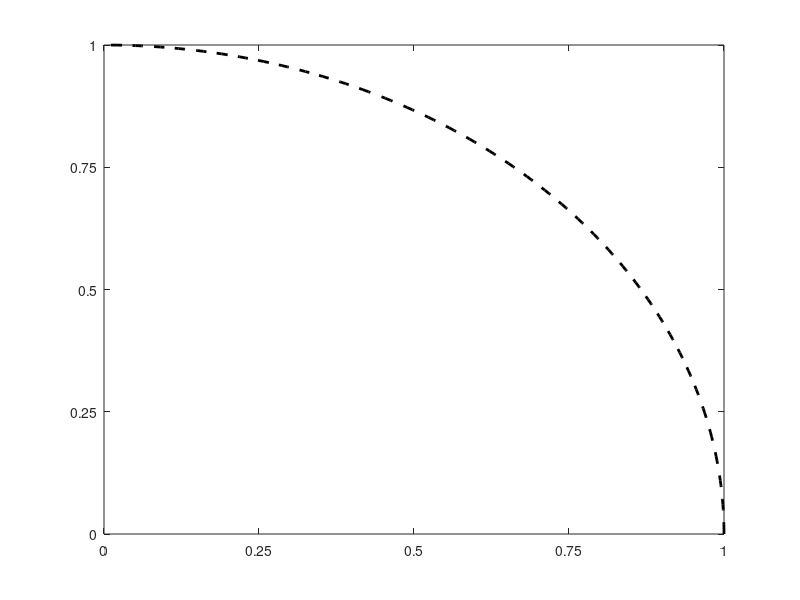

Reproduce this figure in MATLAB. (Note: this script raises an error after producing the figure.)
%% Real (lambd
th = 0:.01:pi/2;
plot(cos(th),sin(th),'k--','LineWidth',2);
xticks(0:0.25:1); yticks(0:0.25:1);
hold on;
for ens_num = 90:10:120
    plotEig = strcat('Y:\rawdata\Sandia_cavity\DMD\Convergence\Rank100\eigval_',int2str(ens_num),'.mat');
    load(plotEig);
   
           
        plot(real(dmd_eval),imag(dmd_eval),'*','LineWidth',2); xlim([0.51 1.1]), ylim([0.01 0.51])
  
    
    set(gca,'fontsize',18,'FontWeight','Bold','LineWidth',2);
    pbaspect([1 1 1]), xlabel('Real(\lambda)','FontSize',25), ylabel('Imag(\lambda)','FontSize',25)
    set(gcf,'Position',[0 0 800 800]) 
end
lgd = legend('Unit circle','90 runs','100 runs','110 runs','120 runs')
lgd.FontSize = 14;
%%
clear all;
[L,D,Ma,Uinf,Fs,N,Nb] = load_parameters(1);
for ens_num = 90:10:110
    plotMode = strcat('Y:\rawdata\Sandia_cavity\DMD\Convergence\Rank100\Phi_',int2str(ens_num),'.mat');
    load(plotMode);
    plotFreq = strcat('Y:\rawdata\Sandia_cavity\DMD\Convergence\Rank100\freq_',int2str(ens_num),'.txt');
    dmd_freq = load(plotFreq);
    dmd_mode1 = dmd_mode;
    clear dmd_mode;
    plotMode = strcat('Y:\rawdata\Sandia_cavity\DMD\Convergence\Rank100\Phi_',int2str(ens_num+10),'.mat');
    load(plotMode);
    dmd_mode2 = dmd_mode;
    dot_mode = abs(dot(dmd_mode1,dmd_mode2,1));
    dot_mode = dot_mode';
    for mode_ind = 1:50
        dot_mode(mode_ind) = dot_mode(mode_ind)/(norm(dmd_mode1(:,mode_ind))*norm(dmd_mode2(:,mode_ind)));
    end
    if ens_num == 90
        plot(dmd_freq*D/Uinf,dot_mode,'o','LineWidth',2);
    elseif ens_num == 100
        plot(dmd_freq*D/Uinf,dot_mode,'s','LineWidth',2);
    else
        plot(dmd_freq*D/Uinf,dot_mode,'^','LineWidth',2);
    end
    hold on;
    set(gca,'fontsize',18,'FontWeight','Bold','LineWidth',2);
    pbaspect([1 1 1]), xlabel('St_D','FontSize',25), ylabel('<\Phi_N_1.\Phi_N_2>/(|\Phi_N_1| |\Phi_N_2|)','FontSize',25)
    set(gcf,'Position',[0 0 800 800])
end
freq_ros = Ros_freq(Ma,4,L);
std_ros = freq_ros*D/Uinf;
plot([std_ros(1) std_ros(1)],[0 1.1],'--',[std_ros(2) std_ros(2)],[0 1.1],'--',[std_ros(3) std_ros(3)],[0 1.1],'--',[std_ros(4) std_ros(4)],[0 1.1],'--','LineWidth',2);
xlim([0 0.5]), ylim([0 1.1])
xticks(0:0.1:0.5); yticks(0:0.25:1);
lgd = legend('90-100','100-110','110-120');
lgd.FontSize = 14;
%%
clear all;
close all;
%2 6 9: indices
[L,D,Mach,Uinf,Fs,N,Nb] = load_parameters(1);
ens_num = 110;
plotMode = strcat('Y:\rawdata\Sandia_cavity\DMD\Convergence\Phi_',int2str(ens_num),'.mat');
    load(plotMode);
[x1,y1,Uphi,Vphi] = cont_plot_uv(real(dmd_mode(:,13)));
l1 = abs(max(max(Vphi))); %Vphi or Uphi
l2 = abs(min(min(Vphi))); %Vphi or Uphi
l = max(l1,l2);
contourf(x1/D,y1/D,Vphi',100,'LineStyle','none'); %Vphi or Uphi
caxis([-l l]);%pick l1 or l2 (larger of the two)
colormap(redblue)
set(gca,'FontSize',24,'FontWeight','Bold','LineWidth',2);
colormap(redblue)
%c = colorbar;
%c.LineWidth = 2;
% depending on location
%xlabel('x/D','FontSize',40,'FontWeight','Bold'), %depending on location 
%ylabel('y/D','FontSize',40,'FontWeight','Bold'), %location on paper
set(gcf,'Position',[0 0 1200 540])
xlim([-0.2 5.2]), ylim([-1.1 1.1])
pbaspect([5.4 2.2 1])
xticks(0:1:5), yticks(-1:1:1)
line([-0.1 0 0 0 0 5 5 5 5 5.1],[0 0 -1 0 -1 -1 -1 0 0 0],'Color',[0 0 0],'LineWidth',2)
hold off
%%
clear all;
close all;
[L,D,Mach,Uinf,Fs,N,Nb] = load_parameters(1);
for ens_num = 110:110
    plotMode = strcat('Y:\rawdata\Sandia_cavity\DMD\Convergence\Rank385\Phi_',int2str(ens_num),'.mat');
    load(plotMode);
    plotFreq = strcat('Y:\rawdata\Sandia_cavity\DMD\Convergence\Rank385\freq_',int2str(ens_num),'.txt');
    dmd_freq = load(plotFreq);
    dmd_mode1 = dmd_mode;
    clear dmd_mode;
    plotMode = strcat('Y:\rawdata\Sandia_cavity\DMD\Convergence\Rank385\Phi_',int2str(ens_num+10),'.mat');
    load(plotMode);
    dmd_mode2 = dmd_mode;
    dot_mode = abs(dot(dmd_mode1,dmd_mode2,1));
    dot_mode = dot_mode';
    for mode_ind = 1:50
        dot_mode(mode_ind) = dot_mode(mode_ind)/(norm(dmd_mode1(:,mode_ind))*norm(dmd_mode2(:,mode_ind)));
    end
    if ens_num == 90
        plot(dmd_freq*D/Uinf,dot_mode,'o','LineWidth',2);
    elseif ens_num == 100
        plot(dmd_freq*D/Uinf,dot_mode,'s','LineWidth',2);
    else
        plot(dmd_freq*D/Uinf,dot_mode,'^','LineWidth',2);
    end
    hold on;
    set(gca,'fontsize',18,'FontWeight','Bold','LineWidth',2);
    pbaspect([1 1 1]), xlabel('St_D','FontSize',25), ylabel('<\Phi_N_1.\Phi_N_2>/(|\Phi_N_1| |\Phi_N_2|)','FontSize',25)
    set(gcf,'Position',[0 0 800 800])
end
freq_ros = Ros_freq(Mach,4,L);
std_ros = freq_ros*D/Uinf;
plot([std_ros(1) std_ros(1)],[0 1.1],'--',[std_ros(2) std_ros(2)],[0 1.1],'--',[std_ros(3) std_ros(3)],[0 1.1],'--',[std_ros(4) std_ros(4)],[0 1.1],'--','LineWidth',2);
xlim([0 0.5]), ylim([0 1.1])
xticks(0:0.1:0.5); yticks(0:0.25:1);
lgd = legend('110-120');
lgd.FontSize = 14;
hold off;
%% Compare
th = 0:.01:pi/2;
plot(cos(th),sin(th),'k--','LineWidth',2);
xticks(0:0.25:1); yticks(0:0.25:1);
hold on;
ens_num = 120;
    plotEig = strcat('Y:\rawdata\Sandia_cavity\DMD\Convergence\Rank100\eigval_',int2str(ens_num),'.mat');
    load(plotEig);
   
    ens_num = 120;       
        plot(real(dmd_eval),imag(dmd_eval),'*','LineWidth',2); xlim([0.51 1.1]), ylim([0.01 0.51])
  
    plotEig = strcat('Y:\rawdata\Sandia_cavity\DMD\Convergence\Rank385\eigval_',int2str(ens_num),'.mat');
    load(plotEig);
   
           
        plot(real(dmd_eval),imag(dmd_eval),'*','LineWidth',2); xlim([0.51 1.1]), ylim([0.01 0.51]) 
    set(gca,'fontsize',18,'FontWeight','Bold','LineWidth',2);
    pbaspect([1 1 1]), xlabel('Real(\lambda)','FontSize',25), ylabel('Imag(\lambda)','FontSize',25)
    set(gcf,'Position',[0 0 800 800]) 
lgd = legend('Unit circle','r = 100','r = 385')
lgd.FontSize = 14;
%% PLot log(mui)/del(T) i.e. Growth rate
clear all;
[L,D,Mach,Uinf,Fs,N,Nb] = load_parameters(1);
ens_num = 120;
plotEig = strcat('Y:\rawdata\Sandia_cavity\DMD\Convergence\Rank100\eigval_',int2str(ens_num),'.mat');
load(plotEig);
growthRate = log(dmd_eval)*Fs;
plot(imag(growthRate),real(growthRate),'*','LineWidth',2);
hold on;
plot([0 5*10^4],[0 0],'--','LineWidth',2);
    pbaspect([1 1 1]), xlabel('Imag(GR)','FontSize',35), ylabel('Real(GR)','FontSize',35)
    xlim([0 5*10^4]), ylim([-12000 2000])
        set(gca,'fontsize',18,'FontWeight','Bold','LineWidth',2);
    set(gcf,'Position',[0 0 800 800]) 


